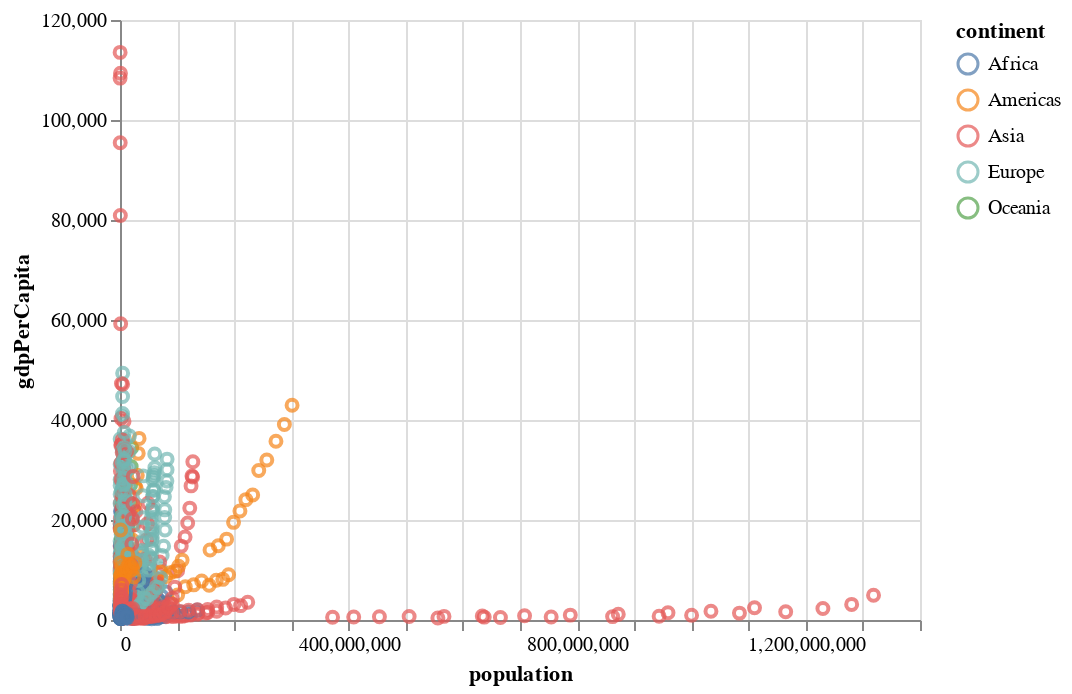

The notebook cell saved with this chart:
### Code cell
alt.Chart(data).mark_point().encode(x="population",
                                    y="gdpPerCapita",
                                    color="continent")

### Figure 1 — Vega-Lite specification as saved in the notebook (floating-point values rounded to 4 significant figures; data arrays with more than 128 entries replaced by an {"elided": "..."} marker saying what was removed)
{"config": {"view": {"continuousWidth": 400, "continuousHeight": 300}}, "data": {"name": "data-d581ca36b3189a3bd79524340c049937"}, "mark": "point", "encoding": {"color": {"type": "nominal", "field": "continent"}, "x": {"type": "quantitative", "field": "population"}, "y": {"type": "quantitative", "field": "gdpPerCapita"}}, "$schema": "https://vega.github.io/schema/vega-lite/v4.8.1.json", "datasets": {"data-d581ca36b3189a3bd79524340c049937": {"elided": "1704 records"}}}
